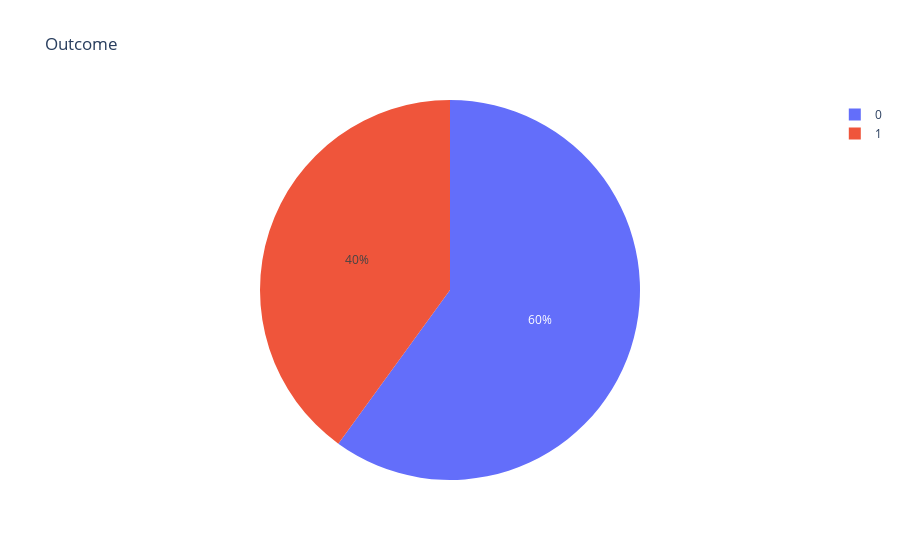

The notebook cell this image was saved under:
### Code cell
fig

### Figure 1 — Plotly figure (JSON) as saved in the notebook; plotly's stock layout.template omitted (floating-point values rounded to 4 significant figures)
{"data": [{"domain": {"x": [0, 1], "y": [0, 1]}, "hovertemplate": "success=%{label}<br>class=%{value}<extra></extra>", "labels": [0, 1], "legendgroup": "", "name": "", "showlegend": true, "type": "pie", "values": [6, 4]}], "layout": {"legend": {"tracegroupgap": 0}, "title": {"text": "Outcome"}}}
